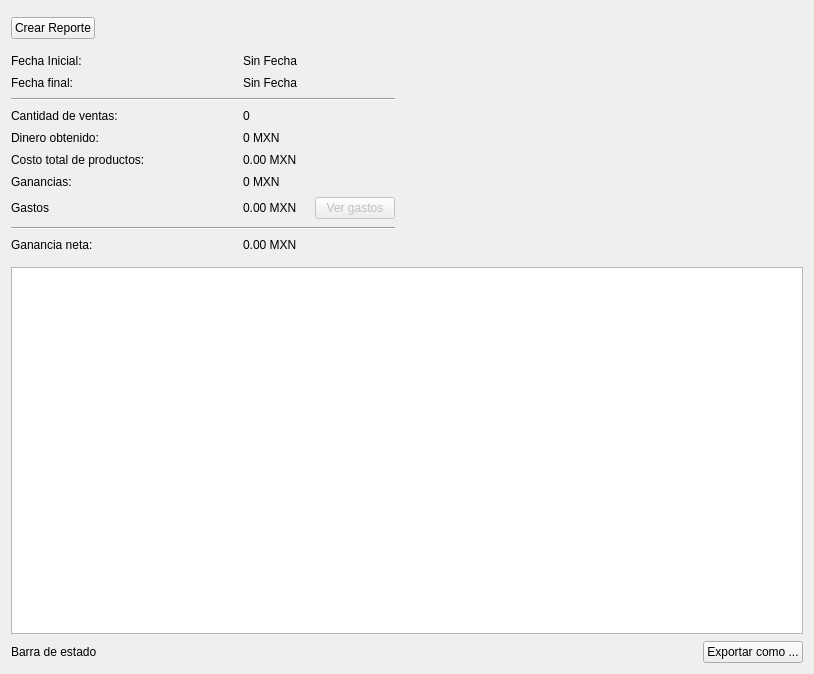
<?xml version="1.0" encoding="UTF-8"?>
<ui version="4.0">
 <class>Frame</class>
 <widget class="QFrame" name="Frame">
  <property name="geometry">
   <rect>
    <x>0</x>
    <y>0</y>
    <width>814</width>
    <height>674</height>
   </rect>
  </property>
  <property name="windowTitle">
   <string>Frame</string>
  </property>
  <layout class="QVBoxLayout" name="verticalLayout">
   <property name="spacing">
    <number>7</number>
   </property>
   <item>
    <widget class="QFrame" name="main_content_frame">
     <property name="frameShape">
      <enum>QFrame::NoFrame</enum>
     </property>
     <property name="frameShadow">
      <enum>QFrame::Raised</enum>
     </property>
     <layout class="QVBoxLayout" name="verticalLayout_2">
      <property name="leftMargin">
       <number>0</number>
      </property>
      <property name="topMargin">
       <number>0</number>
      </property>
      <property name="rightMargin">
       <number>0</number>
      </property>
      <property name="bottomMargin">
       <number>0</number>
      </property>
      <item>
       <widget class="QFrame" name="tool_bar_frame">
        <property name="frameShape">
         <enum>QFrame::NoFrame</enum>
        </property>
        <property name="frameShadow">
         <enum>QFrame::Raised</enum>
        </property>
       </widget>
      </item>
      <item>
       <widget class="QFrame" name="frame_4">
        <property name="frameShape">
         <enum>QFrame::NoFrame</enum>
        </property>
        <property name="frameShadow">
         <enum>QFrame::Raised</enum>
        </property>
        <layout class="QHBoxLayout" name="horizontalLayout_3">
         <property name="leftMargin">
          <number>0</number>
         </property>
         <property name="topMargin">
          <number>0</number>
         </property>
         <property name="rightMargin">
          <number>0</number>
         </property>
         <property name="bottomMargin">
          <number>0</number>
         </property>
         <item>
          <widget class="QPushButton" name="create_report_button">
           <property name="sizePolicy">
            <sizepolicy hsizetype="Maximum" vsizetype="Preferred">
             <horstretch>0</horstretch>
             <verstretch>0</verstretch>
            </sizepolicy>
           </property>
           <property name="cursor">
            <cursorShape>PointingHandCursor</cursorShape>
           </property>
           <property name="text">
            <string>Crear Reporte</string>
           </property>
          </widget>
         </item>
         <item>
          <spacer name="horizontalSpacer">
           <property name="orientation">
            <enum>Qt::Horizontal</enum>
           </property>
           <property name="sizeHint" stdset="0">
            <size>
             <width>40</width>
             <height>20</height>
            </size>
           </property>
          </spacer>
         </item>
        </layout>
       </widget>
      </item>
      <item>
       <widget class="QFrame" name="frame_2">
        <property name="sizePolicy">
         <sizepolicy hsizetype="Preferred" vsizetype="Preferred">
          <horstretch>0</horstretch>
          <verstretch>0</verstretch>
         </sizepolicy>
        </property>
        <property name="frameShape">
         <enum>QFrame::NoFrame</enum>
        </property>
        <property name="frameShadow">
         <enum>QFrame::Raised</enum>
        </property>
        <layout class="QHBoxLayout" name="horizontalLayout_2">
         <property name="spacing">
          <number>7</number>
         </property>
         <property name="leftMargin">
          <number>0</number>
         </property>
         <property name="topMargin">
          <number>0</number>
         </property>
         <property name="rightMargin">
          <number>0</number>
         </property>
         <property name="bottomMargin">
          <number>0</number>
         </property>
         <item>
          <widget class="QFrame" name="frame_3">
           <property name="sizePolicy">
            <sizepolicy hsizetype="Preferred" vsizetype="Preferred">
             <horstretch>0</horstretch>
             <verstretch>0</verstretch>
            </sizepolicy>
           </property>
           <property name="frameShape">
            <enum>QFrame::NoFrame</enum>
           </property>
           <property name="frameShadow">
            <enum>QFrame::Raised</enum>
           </property>
           <layout class="QGridLayout" name="gridLayout">
            <property name="leftMargin">
             <number>0</number>
            </property>
            <property name="horizontalSpacing">
             <number>18</number>
            </property>
            <property name="verticalSpacing">
             <number>8</number>
            </property>
            <item row="5" column="0">
             <widget class="QLabel" name="label_3">
              <property name="text">
               <string>Costo total de productos:</string>
              </property>
             </widget>
            </item>
            <item row="3" column="1">
             <widget class="QLabel" name="sale_quantity_label">
              <property name="sizePolicy">
               <sizepolicy hsizetype="Maximum" vsizetype="Maximum">
                <horstretch>0</horstretch>
                <verstretch>0</verstretch>
               </sizepolicy>
              </property>
              <property name="text">
               <string>0</string>
              </property>
             </widget>
            </item>
            <item row="4" column="1">
             <widget class="QLabel" name="payment_money_label">
              <property name="sizePolicy">
               <sizepolicy hsizetype="Maximum" vsizetype="Maximum">
                <horstretch>0</horstretch>
                <verstretch>0</verstretch>
               </sizepolicy>
              </property>
              <property name="text">
               <string>0 MXN</string>
              </property>
             </widget>
            </item>
            <item row="3" column="0">
             <widget class="QLabel" name="label_2">
              <property name="text">
               <string>Cantidad de ventas:</string>
              </property>
             </widget>
            </item>
            <item row="6" column="0">
             <widget class="QLabel" name="label_6">
              <property name="text">
               <string>Ganancias:</string>
              </property>
             </widget>
            </item>
            <item row="1" column="0">
             <widget class="QLabel" name="label_5">
              <property name="text">
               <string>Fecha final:</string>
              </property>
             </widget>
            </item>
            <item row="6" column="1">
             <widget class="QLabel" name="profit_money_label">
              <property name="sizePolicy">
               <sizepolicy hsizetype="Maximum" vsizetype="Maximum">
                <horstretch>0</horstretch>
                <verstretch>0</verstretch>
               </sizepolicy>
              </property>
              <property name="text">
               <string>0 MXN</string>
              </property>
             </widget>
            </item>
            <item row="0" column="0">
             <widget class="QLabel" name="label">
              <property name="text">
               <string>Fecha Inicial:</string>
              </property>
             </widget>
            </item>
            <item row="4" column="0">
             <widget class="QLabel" name="label_4">
              <property name="text">
               <string>Dinero obtenido:</string>
              </property>
             </widget>
            </item>
            <item row="0" column="1">
             <widget class="QLabel" name="initial_date_label">
              <property name="sizePolicy">
               <sizepolicy hsizetype="Maximum" vsizetype="Maximum">
                <horstretch>0</horstretch>
                <verstretch>0</verstretch>
               </sizepolicy>
              </property>
              <property name="text">
               <string>Sin Fecha</string>
              </property>
             </widget>
            </item>
            <item row="7" column="1">
             <widget class="QLabel" name="expenses_label">
              <property name="sizePolicy">
               <sizepolicy hsizetype="Maximum" vsizetype="Maximum">
                <horstretch>0</horstretch>
                <verstretch>0</verstretch>
               </sizepolicy>
              </property>
              <property name="text">
               <string>0.00 MXN</string>
              </property>
             </widget>
            </item>
            <item row="1" column="1">
             <widget class="QLabel" name="final_date_label">
              <property name="sizePolicy">
               <sizepolicy hsizetype="Maximum" vsizetype="Maximum">
                <horstretch>0</horstretch>
                <verstretch>0</verstretch>
               </sizepolicy>
              </property>
              <property name="text">
               <string>Sin Fecha</string>
              </property>
             </widget>
            </item>
            <item row="7" column="0">
             <widget class="QLabel" name="label_7">
              <property name="text">
               <string>Gastos</string>
              </property>
             </widget>
            </item>
            <item row="5" column="1">
             <widget class="QLabel" name="total_cost_label">
              <property name="sizePolicy">
               <sizepolicy hsizetype="Maximum" vsizetype="Maximum">
                <horstretch>0</horstretch>
                <verstretch>0</verstretch>
               </sizepolicy>
              </property>
              <property name="text">
               <string>0.00 MXN</string>
              </property>
             </widget>
            </item>
            <item row="9" column="0">
             <widget class="QLabel" name="label_8">
              <property name="text">
               <string>Ganancia neta:</string>
              </property>
             </widget>
            </item>
            <item row="7" column="2">
             <widget class="QPushButton" name="expenses_button">
              <property name="enabled">
               <bool>false</bool>
              </property>
              <property name="sizePolicy">
               <sizepolicy hsizetype="Maximum" vsizetype="Maximum">
                <horstretch>0</horstretch>
                <verstretch>0</verstretch>
               </sizepolicy>
              </property>
              <property name="cursor">
               <cursorShape>PointingHandCursor</cursorShape>
              </property>
              <property name="text">
               <string>Ver gastos</string>
              </property>
             </widget>
            </item>
            <item row="9" column="1">
             <widget class="QLabel" name="net_profit_label">
              <property name="sizePolicy">
               <sizepolicy hsizetype="Maximum" vsizetype="Maximum">
                <horstretch>0</horstretch>
                <verstretch>0</verstretch>
               </sizepolicy>
              </property>
              <property name="text">
               <string>0.00 MXN</string>
              </property>
             </widget>
            </item>
            <item row="8" column="0" colspan="3">
             <widget class="Line" name="line">
              <property name="orientation">
               <enum>Qt::Horizontal</enum>
              </property>
             </widget>
            </item>
            <item row="2" column="0" colspan="3">
             <widget class="Line" name="line_2">
              <property name="orientation">
               <enum>Qt::Horizontal</enum>
              </property>
             </widget>
            </item>
           </layout>
          </widget>
         </item>
         <item>
          <widget class="QFrame" name="calendar_frame">
           <property name="sizePolicy">
            <sizepolicy hsizetype="Preferred" vsizetype="Preferred">
             <horstretch>0</horstretch>
             <verstretch>0</verstretch>
            </sizepolicy>
           </property>
           <property name="frameShape">
            <enum>QFrame::NoFrame</enum>
           </property>
           <property name="frameShadow">
            <enum>QFrame::Raised</enum>
           </property>
          </widget>
         </item>
        </layout>
       </widget>
      </item>
      <item>
       <widget class="QTableWidget" name="sale_group_table">
        <property name="sizePolicy">
         <sizepolicy hsizetype="Expanding" vsizetype="Expanding">
          <horstretch>0</horstretch>
          <verstretch>1</verstretch>
         </sizepolicy>
        </property>
       </widget>
      </item>
     </layout>
    </widget>
   </item>
   <item>
    <widget class="QFrame" name="frame">
     <property name="frameShape">
      <enum>QFrame::NoFrame</enum>
     </property>
     <property name="frameShadow">
      <enum>QFrame::Raised</enum>
     </property>
     <layout class="QHBoxLayout" name="horizontalLayout">
      <property name="leftMargin">
       <number>0</number>
      </property>
      <property name="topMargin">
       <number>0</number>
      </property>
      <property name="rightMargin">
       <number>0</number>
      </property>
      <property name="bottomMargin">
       <number>0</number>
      </property>
      <item>
       <widget class="QLabel" name="state_bar_label">
        <property name="text">
         <string>Barra de estado</string>
        </property>
       </widget>
      </item>
      <item>
       <spacer name="horizontalSpacer_2">
        <property name="orientation">
         <enum>Qt::Horizontal</enum>
        </property>
        <property name="sizeHint" stdset="0">
         <size>
          <width>40</width>
          <height>20</height>
         </size>
        </property>
       </spacer>
      </item>
      <item>
       <widget class="QPushButton" name="export_as_button">
        <property name="sizePolicy">
         <sizepolicy hsizetype="Maximum" vsizetype="Fixed">
          <horstretch>0</horstretch>
          <verstretch>0</verstretch>
         </sizepolicy>
        </property>
        <property name="cursor">
         <cursorShape>PointingHandCursor</cursorShape>
        </property>
        <property name="text">
         <string>Exportar como ...</string>
        </property>
       </widget>
      </item>
     </layout>
    </widget>
   </item>
  </layout>
 </widget>
 <resources/>
 <connections/>
</ui>
